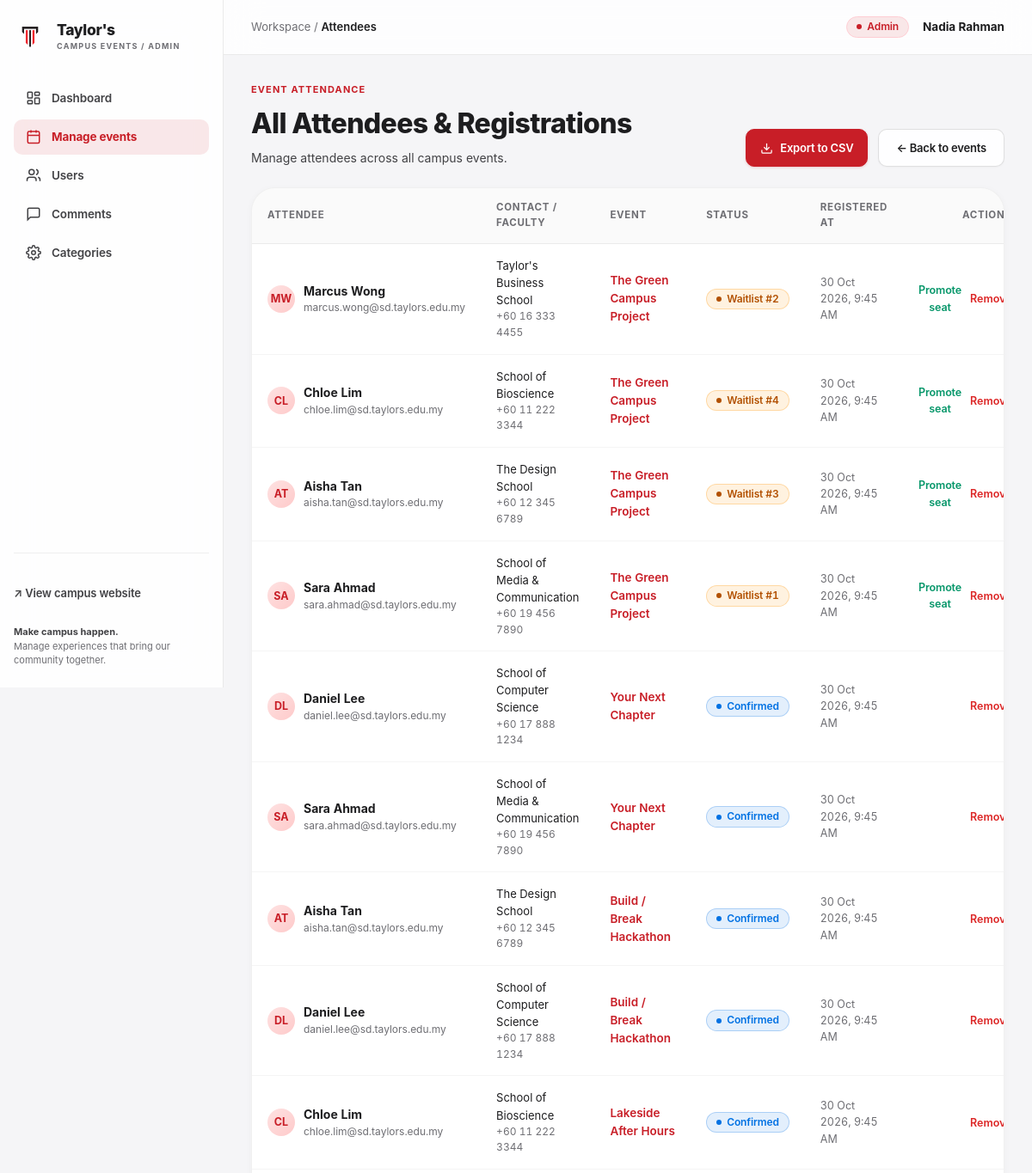
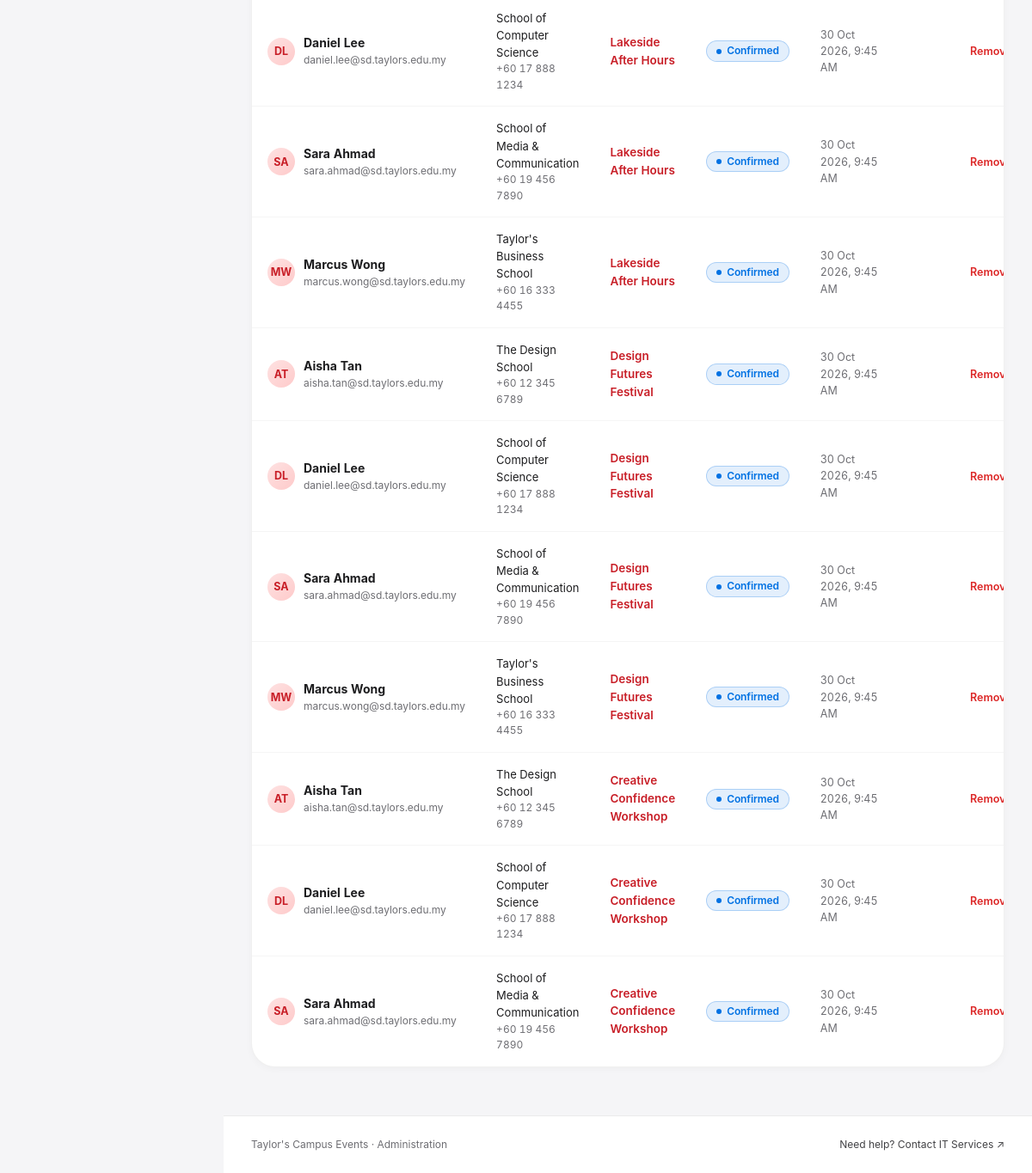
/admin/attendees.php (signed in), run on the app's committed database (2 pictures, top to bottom).
### tables this page shows
CREATE TABLE IF NOT EXISTS `users` (
  `id` INT AUTO_INCREMENT PRIMARY KEY,
  `name` VARCHAR(100) NOT NULL,
  `preferred_name` VARCHAR(100) NULL,
  `email` VARCHAR(150) NOT NULL UNIQUE,
  `password_hash` VARCHAR(255) NOT NULL,
  `role` ENUM('user', 'admin') NOT NULL DEFAULT 'user',
  `status` ENUM('active', 'suspended') NOT NULL DEFAULT 'active',
  `avatar` VARCHAR(255) NULL,
  `phone` VARCHAR(30) NULL,
  `faculty` VARCHAR(150) NULL,
  `created_at` TIMESTAMP DEFAULT CURRENT_TIMESTAMP
);

CREATE TABLE IF NOT EXISTS `registrations` (
  `id` INT AUTO_INCREMENT PRIMARY KEY,
  `event_id` INT NOT NULL,
  `user_id` INT NOT NULL,
  `status` ENUM('confirmed', 'waitlisted', 'cancelled') NOT NULL DEFAULT 'confirmed',
  `waitlist_position` INT NULL,
  `created_at` TIMESTAMP DEFAULT CURRENT_TIMESTAMP,
  `updated_at` TIMESTAMP DEFAULT CURRENT_TIMESTAMP ON UPDATE CURRENT_TIMESTAMP,
  UNIQUE KEY `unique_event_user` (`event_id`, `user_id`),
  CONSTRAINT `fk_reg_event` FOREIGN KEY (`event_id`) REFERENCES `events` (`id`) ON DELETE CASCADE,
  CONSTRAINT `fk_reg_user` FOREIGN KEY (`user_id`) REFERENCES `users` (`id`) ON DELETE CASCADE
);

CREATE TABLE IF NOT EXISTS `events` (
  `id` INT AUTO_INCREMENT PRIMARY KEY,
  `title` VARCHAR(200) NOT NULL,
  `description` TEXT NOT NULL,
  `category_id` INT NOT NULL,
  `event_date` DATE NOT NULL,
  `start_time` TIME NOT NULL,
  `end_time` TIME NOT NULL,
  `format` ENUM('physical', 'online', 'hybrid') NOT NULL DEFAULT 'physical',
  `venue` VARCHAR(255) NULL,
  `online_link` VARCHAR(255) NULL,
  `capacity` INT NOT NULL DEFAULT 50,
  `poster_path` VARCHAR(255) NULL,
  `poster_theme` VARCHAR(50) DEFAULT 'purple',
  `status` ENUM('draft', 'published', 'cancelled', 'completed') NOT NULL DEFAULT 'published',
  `allow_waitlist` TINYINT(1) NOT NULL DEFAULT 1,
  `organiser_name` VARCHAR(150) NOT NULL DEFAULT "Taylor's University",
  `organiser_email` VARCHAR(150) NULL,
  `cancellation_reason` VARCHAR(255) NULL,
  `created_by` INT NOT NULL,
  `created_at` TIMESTAMP DEFAULT CURRENT_TIMESTAMP,
  `updated_at` TIMESTAMP DEFAULT CURRENT_TIMESTAMP ON UPDATE CURRENT_TIMESTAMP,
  CONSTRAINT `fk_events_category` FOREIGN KEY (`category_id`) REFERENCES `categories` (`id`) ON DELETE CASCADE,
  CONSTRAINT `fk_events_creator` FOREIGN KEY (`created_by`) REFERENCES `users` (`id`) ON DELETE CASCADE
);

### config/app.php (called while the page is built, shortened)
<?php
function app_url(string $path): string {
    return (APP_BASE_PATH === '' ? '' : APP_BASE_PATH) . '/' . ltrim($path, '/');
}

### includes/auth.php (called while the page is built, shortened)
<?php
function is_logged_in(): bool {
    return !empty($_SESSION['user_id']);
}
function current_user(): ?array {
    static $cached_user = null;
    if ($cached_user !== null && $cached_user['id'] === (int)$_SESSION['user_id']) {
        return $cached_user;
    }
    $db = get_db_connection();
    $stmt = $db->prepare("SELECT id, name, preferred_name, email, role, status, avatar, phone, faculty, created_at FROM users WHERE id = :id LIMIT 1");
    $stmt->execute([':id' => $_SESSION['user_id']]);
    $user = $stmt->fetch();
    $cached_user = $user;
    return $user;
}
function require_login(?string $redirect = null): array {
    $user = current_user();
    return $user;
}
function require_admin(): array {
    $user = require_login();
    return $user;
}

### admin/attendees.php (the view, shortened to what this page needs)
<?php
require_once __DIR__ . '/../includes/auth.php';
require_once __DIR__ . '/../includes/helpers.php';
$admin_user = require_admin();
$event_id = (int)($_GET['id'] ?? 0);
$admin_breadcrumb = "Attendees";
require_once __DIR__ . '/sidebar.php';
$event = null;
$sql = "
    SELECT r.id as reg_id, r.status as reg_status, r.waitlist_position, r.created_at,
           u.id as user_id, u.name, u.email, u.phone, u.faculty,
           e.id as event_id, e.title as event_title, e.capacity
    FROM registrations r
    JOIN users u ON r.user_id = u.id
    JOIN events e ON r.event_id = e.id
";
if ($event_id > 0) {
    $sql .= " WHERE r.event_id = :eid ORDER BY FIELD(r.status, 'confirmed', 'waitlisted', 'cancelled'), r.waitlist_position ASC, r.created_at ASC";
} else {
    $sql .= " ORDER BY e.event_date DESC, r.created_at DESC";
}
$stmt = $db->prepare($sql);
$stmt->execute($event_id > 0 ? [':eid' => $event_id] : []);
$attendees = $stmt->fetchAll();
?>
<div style="display:flex; align-items:flex-end; justify-content:space-between; margin-bottom: 24px;">
    <div>
        <div style="font-size: 11px; font-weight: 700; color: var(--color-primary); letter-spacing: 0.1em; text-transform: uppercase; margin-bottom: 6px;">
            EVENT ATTENDANCE
        </div>
        <h1 style="font-size: 32px; font-weight: 800; letter-spacing: -0.02em; margin-bottom: 4px;">
            <?= $event ? e($event['title']) . ' · Attendees' : 'All Attendees & Registrations' ?>
        </h1>
        <p style="font-size: 14px; color: var(--text-secondary);">
            <?= $event ? 'Capacity: ' . $event['capacity'] . ' seats' : 'Manage attendees across all campus events.' ?>
        </p>
    </div>
    <div style="display:flex; gap:12px;">
        <a href="<?= APP_BASE_PATH ?>/admin/attendees.php?export=1<?= $event_id ? '&id=' . $event_id : '' ?>" class="btn-primary" style="font-size:13px; padding:10px 16px;">
            <svg width="15" height="15" fill="none" stroke="currentColor" stroke-width="2" viewBox="0 0 24 24"><path d="M21 15v4a2 2 0 0 1-2 2H5a2 2 0 0 1-2-2v-4"/><polyline points="7 10 12 15 17 10"/><line x1="12" y1="15" x2="12" y2="3"/></svg>
            Export to CSV
        </a>
        <a href="<?= APP_BASE_PATH ?>/admin/events.php" class="btn-secondary" style="font-size:13px;">
            ← Back to events
        </a>
    </div>
</div>
<div class="info-card-box" style="padding:0; overflow:hidden;">
    <table class="data-table">
        <thead>
            <tr>
                <th>ATTENDEE</th>
                <th>CONTACT / FACULTY</th>
                <?php if (!$event_id): ?>
                    <th>EVENT</th>
                <?php endif; ?>
                <th>STATUS</th>
                <th>REGISTERED AT</th>
                <th style="text-align:right;">ACTIONS</th>
            </tr>
        </thead>
        <tbody>
            <?php if (empty($attendees)): ?>
                <tr>
                    <td colspan="6" style="text-align:center; padding:32px; color:var(--text-muted);">
                        No registrations found.
                    </td>
                </tr>
            <?php else: ?>
                <?php foreach ($attendees as $att): ?>
                    <tr>
                        <td>
                            <div style="display:flex; align-items:center; gap:10px;">
                                <?= render_user_avatar($att, 32) ?>
                                <div>
                                    <strong style="font-size:14px;"><?= e($att['name']) ?></strong>
                                    <div style="font-size:12px; color:var(--text-muted);"><?= e($att['email']) ?></div>
                                </div>
                            </div>
                        </td>
                        <td>
                            <div style="font-size:13px;"><?= e($att['faculty'] ?: 'Not specified') ?></div>
                            <div style="font-size:12px; color:var(--text-muted);"><?= e($att['phone'] ?: 'No phone') ?></div>
                        </td>
                        <?php if (!$event_id): ?>
                            <td>
                                <a href="<?= APP_BASE_PATH ?>/admin/event-edit.php?id=<?= $att['event_id'] ?>" style="color:var(--color-primary); font-weight:600;">
                                    <?= e($att['event_title']) ?>
                                </a>
                            </td>
                        <?php endif; ?>
                        <td>
                            <?php if ($att['reg_status'] === 'confirmed'): ?>
                                <span class="badge badge-joined">Confirmed</span>
                            <?php elseif ($att['reg_status'] === 'waitlisted'): ?>
                                <span class="badge badge-waitlisted">Waitlist #<?= e($att['waitlist_position']) ?></span>
                            <?php else: ?>
                                <span class="badge badge-full">Cancelled</span>
                            <?php endif; ?>
                        </td>
                        <td style="font-size:12.5px; color:var(--text-muted);">
                            <?= e(date('j M Y, g:i A', strtotime($att['created_at']))) ?>
                        </td>
                        <td style="text-align:right;">
                            <div style="display:inline-flex; align-items:center; gap:10px;">
                                <?php if ($att['reg_status'] === 'waitlisted'): ?>
                                    <form method="POST" action="<?= APP_BASE_PATH ?>/admin/attendees.php<?= $event_id ? '?id=' . $event_id : '' ?>" style="display:inline;">
                                        <button type="submit" class="btn-link" style="color:#059669; font-weight:600; font-size:12.5px; padding:0; background:none; border:none; cursor:pointer;">
                                            Promote seat
                                        </button>
                                    </form>
                                <?php endif; ?>
                                <form method="POST" action="<?= APP_BASE_PATH ?>/admin/attendees.php<?= $event_id ? '?id=' . $event_id : '' ?>" onsubmit="return confirm('Remove this attendee? If confirmed, next waitlisted person will be automatically promoted.');" style="display:inline;">
                                    <button type="submit" style="background:none; border:none; color:#dc2626; cursor:pointer; font-size:12.5px; font-weight:600; padding:0;">
                                        Remove
                                    </button>
                                </form>
                            </div>
                        </td>
                    </tr>
                <?php endforeach; ?>
            <?php endif; ?>
        </tbody>
    </table>
</div>
<?php require_once __DIR__ . '/footer.php'; ?>

### admin/sidebar.php (shortened to what this page needs)
<?php
require_once __DIR__ . '/../includes/auth.php';
require_once __DIR__ . '/../includes/helpers.php';
$admin_user = require_admin();
$current_admin_page = basename($_SERVER['PHP_SELF']);
?>
<!DOCTYPE html>
<html lang="en">
<head>
    <link rel="stylesheet" href="<?= APP_BASE_PATH ?>/assets/css/style.css">
    <link rel="stylesheet" href="<?= APP_BASE_PATH ?>/assets/css/admin.css">
</head>
<body style="background:var(--bg-page);">
<div class="admin-shell">
    <aside class="admin-sidebar" aria-label="Admin Sidebar">
        <a href="<?= APP_BASE_PATH ?>/admin/index.php" class="brand-group">
            <?= get_site_logo_html() ?>
            <div class="brand-text">
                <span class="brand-title">Taylor's</span>
                <span class="brand-subtitle">CAMPUS EVENTS / ADMIN</span>
            </div>
        </a>
        <nav class="admin-nav" aria-label="Admin Navigation">
            <a href="<?= APP_BASE_PATH ?>/admin/index.php" class="admin-nav-item <?= in_array($current_admin_page, ['index.php', 'dashboard.php']) ? 'active' : '' ?>">
                <svg width="18" height="18" fill="none" stroke="currentColor" stroke-width="2" viewBox="0 0 24 24"><rect width="7" height="9" x="3" y="3" rx="1"/><rect width="7" height="5" x="14" y="3" rx="1"/><rect width="7" height="9" x="14" y="12" rx="1"/><rect width="7" height="5" x="3" y="16" rx="1"/></svg>
                Dashboard
            </a>
            <a href="<?= APP_BASE_PATH ?>/admin/events.php" class="admin-nav-item <?= in_array($current_admin_page, ['events.php', 'event-edit.php', 'attendees.php']) ? 'active' : '' ?>">
                <svg width="18" height="18" fill="none" stroke="currentColor" stroke-width="2" viewBox="0 0 24 24"><rect width="18" height="18" x="3" y="4" rx="2" ry="2"/><line x1="16" x2="16" y1="2" y2="6"/><line x1="8" x2="8" y1="2" y2="6"/><line x1="3" x2="21" y1="10" y2="10"/></svg>
                Manage events
            </a>
            <a href="<?= APP_BASE_PATH ?>/admin/users.php" class="admin-nav-item <?= $current_admin_page === 'users.php' ? 'active' : '' ?>">
                <svg width="18" height="18" fill="none" stroke="currentColor" stroke-width="2" viewBox="0 0 24 24"><path d="M16 21v-2a4 4 0 0 0-4-4H6a4 4 0 0 0-4 4v2"/><circle cx="9" cy="7" r="4"/><path d="M22 21v-2a4 4 0 0 0-3-3.87"/><path d="M16 3.13a4 4 0 0 1 0 7.75"/></svg>
                Users
            </a>
            <a href="<?= APP_BASE_PATH ?>/admin/comments.php" class="admin-nav-item <?= $current_admin_page === 'comments.php' ? 'active' : '' ?>">
                <svg width="18" height="18" fill="none" stroke="currentColor" stroke-width="2" viewBox="0 0 24 24"><path d="M21 15a2 2 0 0 1-2 2H7l-4 4V5a2 2 0 0 1 2-2h14a2 2 0 0 1 2 2z"/></svg>
                Comments
            </a>
            <a href="<?= APP_BASE_PATH ?>/admin/categories.php" class="admin-nav-item <?= $current_admin_page === 'categories.php' ? 'active' : '' ?>">
                Categories
            </a>
        </nav>
        <div class="admin-sidebar-bottom">
            <a href="<?= APP_BASE_PATH ?>/events.php" class="btn-link" style="font-size:13px; color:var(--text-secondary); display:flex; align-items:center; gap:6px; padding:0; margin-bottom:16px;">
                <span>↗ View campus website</span>
            </a>
            <div style="font-size: 11px; color: var(--text-muted); line-height: 1.4;">
                <strong style="color:var(--text-secondary); display:block; margin-bottom:2px;">Make campus happen.</strong>
                Manage experiences that bring our community together.
            </div>
        </div>
    </aside>
    <div class="admin-main">
        <header class="admin-topbar">
            <div style="display:flex; align-items:center; gap:12px;">
                <div style="font-size: 13px; color: var(--text-muted);">
                    Workspace / <span style="color:var(--text-main); font-weight:600;"><?= e($admin_breadcrumb ?? 'Dashboard') ?></span>
                </div>
            </div>
            <div style="display:flex; align-items:center; gap:16px;">
                <span class="badge badge-admin">Admin</span>
                <div style="font-size:13.5px; font-weight:700; color:var(--text-main);">
                    <?= e($admin_user['name']) ?>
                </div>
            </div>
        </header>
        <div class="admin-content-inner">

### includes/helpers.php (shortened to what this page needs)
<?php
function e(?string $string): string {
    return htmlspecialchars($string ?? '', ENT_QUOTES, 'UTF-8');
}
function get_initials(string $name): string {
    $parts = explode(' ', trim($name));
    if (count($parts) >= 2) {
        return strtoupper(substr($parts[0], 0, 1) . substr($parts[count($parts) - 1], 0, 1));
    }
    return strtoupper(substr($name, 0, 2));
}
function render_user_avatar(array $user, int $size = 32, string $custom_class = ''): string {
    $uid = (int)($user['id'] ?? 0);
    $name = $user['preferred_name'] ?? $user['name'] ?? 'User';
    $initials = get_initials($name);
    $avatarImg = null;
    if (!empty($user['avatar']) && file_exists(__DIR__ . '/../' . ltrim($user['avatar'], '/'))) {
        $avatarImg = $user['avatar'];
    } else {
        $extensions = ['jpg', 'jpeg', 'png', 'webp', 'svg'];
        foreach ($extensions as $ext) {
            $testPath = '/assets/images/avatars/user-' . $uid . '.' . $ext;
        }
    }
    return '<div class="avatar-initials ' . e($custom_class) . '" style="width:' . $size . 'px; height:' . $size . 'px;">' . e($initials) . '</div>';
}
function get_site_logo_html(): string {
    static $logo_html = null;
    $logo_path = '/assets/images/logo/logo.png';
    if (file_exists(__DIR__ . '/..' . $logo_path)) {
        $logo_html = '<img src="' . e(app_url($logo_path)) . '" alt="Taylor\'s University" class="brand-logo-img">';
    } else {
        $logo_html = '<div class="brand-logo-icon" aria-hidden="true">t</div>';
    }
    return $logo_html;
}

### data on the page
users: name "Nadia Rahman"
registrations: user.name "MW", user.name "Marcus Wong", user.email "marcus.wong@sd.taylors.edu.my", user.faculty "Taylor's Business School", user.phone "+60 16 333 4455", event.title "The Green Campus Project", waitlist_position "2", created_at "30 Oct 2026, 9:45 AM"
registrations: user.name "CL", user.name "Chloe Lim", user.email "chloe.lim@sd.taylors.edu.my", user.faculty "School of Bioscience", user.phone "+60 11 222 3344", event.title "The Green Campus Project", waitlist_position "4", created_at "30 Oct 2026, 9:45 AM"
registrations: user.name "AT", user.name "Aisha Tan", user.email "aisha.tan@sd.taylors.edu.my", user.faculty "The Design School", user.phone "+60 12 345 6789", event.title "The Green Campus Project", waitlist_position "3", created_at "30 Oct 2026, 9:45 AM"
registrations: user.name "SA", user.name "Sara Ahmad", user.email "sara.ahmad@sd.taylors.edu.my", user.faculty "School of Media & Communication", user.phone "+60 19 456 7890", event.title "The Green Campus Project", waitlist_position "1", created_at "30 Oct 2026, 9:45 AM"
registrations: user.name "DL", user.name "Daniel Lee", user.email "daniel.lee@sd.taylors.edu.my", user.faculty "School of Computer Science", user.phone "+60 17 888 1234", event.title "Your Next Chapter", status "Confirmed", created_at "30 Oct 2026, 9:45 AM"
registrations: user.name "SA", user.name "Sara Ahmad", user.email "sara.ahmad@sd.taylors.edu.my", user.faculty "School of Media & Communication", user.phone "+60 19 456 7890", event.title "Your Next Chapter", status "Confirmed", created_at "30 Oct 2026, 9:45 AM"
registrations: user.name "AT", user.name "Aisha Tan", user.email "aisha.tan@sd.taylors.edu.my", user.faculty "The Design School", user.phone "+60 12 345 6789", event.title "Build / Break Hackathon", status "Confirmed", created_at "30 Oct 2026, 9:45 AM"
registrations: user.name "DL", user.name "Daniel Lee", user.email "daniel.lee@sd.taylors.edu.my", user.faculty "School of Computer Science", user.phone "+60 17 888 1234", event.title "Build / Break Hackathon", status "Confirmed", created_at "30 Oct 2026, 9:45 AM"
registrations: user.name "CL", user.name "Chloe Lim", user.email "chloe.lim@sd.taylors.edu.my", user.faculty "School of Bioscience", user.phone "+60 11 222 3344", event.title "Lakeside After Hours", status "Confirmed", created_at "30 Oct 2026, 9:45 AM"
registrations: user.name "DL", user.name "Daniel Lee", user.email "daniel.lee@sd.taylors.edu.my", user.faculty "School of Computer Science", user.phone "+60 17 888 1234", event.title "Lakeside After Hours", status "Confirmed", created_at "30 Oct 2026, 9:45 AM"
registrations: user.name "SA", user.name "Sara Ahmad", user.email "sara.ahmad@sd.taylors.edu.my", user.faculty "School of Media & Communication", user.phone "+60 19 456 7890", event.title "Lakeside After Hours", status "Confirmed", created_at "30 Oct 2026, 9:45 AM"
registrations: user.name "MW", user.name "Marcus Wong", user.email "marcus.wong@sd.taylors.edu.my", user.faculty "Taylor's Business School", user.phone "+60 16 333 4455", event.title "Lakeside After Hours", status "Confirmed", created_at "30 Oct 2026, 9:45 AM"
registrations: user.name "AT", user.name "Aisha Tan", user.email "aisha.tan@sd.taylors.edu.my", user.faculty "The Design School", user.phone "+60 12 345 6789", event.title "Design Futures Festival", status "Confirmed", created_at "30 Oct 2026, 9:45 AM"
registrations: user.name "DL", user.name "Daniel Lee", user.email "daniel.lee@sd.taylors.edu.my", user.faculty "School of Computer Science", user.phone "+60 17 888 1234", event.title "Design Futures Festival", status "Confirmed", created_at "30 Oct 2026, 9:45 AM"
registrations: user.name "SA", user.name "Sara Ahmad", user.email "sara.ahmad@sd.taylors.edu.my", user.faculty "School of Media & Communication", user.phone "+60 19 456 7890", event.title "Design Futures Festival", status "Confirmed", created_at "30 Oct 2026, 9:45 AM"
registrations: user.name "MW", user.name "Marcus Wong", user.email "marcus.wong@sd.taylors.edu.my", user.faculty "Taylor's Business School", user.phone "+60 16 333 4455", event.title "Design Futures Festival", status "Confirmed", created_at "30 Oct 2026, 9:45 AM"
registrations: user.name "AT", user.name "Aisha Tan", user.email "aisha.tan@sd.taylors.edu.my", user.faculty "The Design School", user.phone "+60 12 345 6789", event.title "Creative Confidence Workshop", status "Confirmed", created_at "30 Oct 2026, 9:45 AM"
registrations: user.name "DL", user.name "Daniel Lee", user.email "daniel.lee@sd.taylors.edu.my", user.faculty "School of Computer Science", user.phone "+60 17 888 1234", event.title "Creative Confidence Workshop", status "Confirmed", created_at "30 Oct 2026, 9:45 AM"
registrations: user.name "SA", user.name "Sara Ahmad", user.email "sara.ahmad@sd.taylors.edu.my", user.faculty "School of Media & Communication", user.phone "+60 19 456 7890", event.title "Creative Confidence Workshop", status "Confirmed", created_at "30 Oct 2026, 9:45 AM"

### other printed values
$admin_breadcrumb "Attendees"
